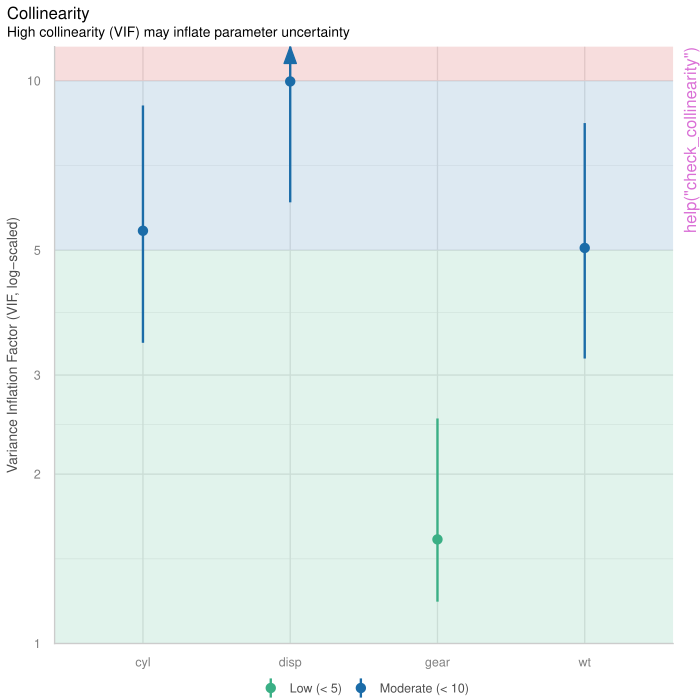

Generate this figure with R:
pkgname <- "performance"
source(file.path(R.home("share"), "R", "examples-header.R"))
options(warn = 1)
options(pager = "console")
library('performance')

base::assign(".oldSearch", base::search(), pos = 'CheckExEnv')
base::assign(".old_wd", base::getwd(), pos = 'CheckExEnv')
cleanEx()
nameEx("binned_residuals")
### * binned_residuals

flush(stderr()); flush(stdout())

### Name: binned_residuals
### Title: Binned residuals for binomial logistic regression
### Aliases: binned_residuals

### ** Examples

model <- glm(vs ~ wt + mpg, data = mtcars, family = "binomial")
result <- binned_residuals(model)
result

# look at the data frame
as.data.frame(result)

## Don't show: 
if (insight::check_if_installed("see", minimum_version = "0.9.1", quietly = TRUE)) withAutoprint({ # examplesIf
## End(Don't show)
## Don't show: 
}) # examplesIf
## End(Don't show)



cleanEx()
nameEx("check_autocorrelation")
### * check_autocorrelation

flush(stderr()); flush(stdout())

### Name: check_autocorrelation
### Title: Check model for independence of residuals.
### Aliases: check_autocorrelation check_autocorrelation.default
###   check_autocorrelation.performance_simres

### ** Examples

m <- lm(mpg ~ wt + cyl + gear + disp, data = mtcars)
check_autocorrelation(m)



cleanEx()
nameEx("check_clusterstructure")
### * check_clusterstructure

flush(stderr()); flush(stdout())

### Name: check_clusterstructure
### Title: Check suitability of data for clustering
### Aliases: check_clusterstructure

### ** Examples




cleanEx()
nameEx("check_collinearity")
### * check_collinearity

flush(stderr()); flush(stdout())

### Name: check_collinearity
### Title: Check for multicollinearity of model terms
### Aliases: check_collinearity multicollinearity
###   check_collinearity.default check_collinearity.glmmTMB
###   check_concurvity

### ** Examples

m <- lm(mpg ~ wt + cyl + gear + disp, data = mtcars)
check_collinearity(m)

## Don't show: 
if (insight::check_if_installed("see", minimum_version = "0.9.1", quietly = TRUE)) withAutoprint({ # examplesIf
## End(Don't show)
# plot results
x <- check_collinearity(m)
plot(x)
## Don't show: 
}) # examplesIf
## End(Don't show)



cleanEx()
nameEx("check_convergence")
### * check_convergence

flush(stderr()); flush(stdout())

### Name: check_convergence
### Title: Convergence test for mixed effects models
### Aliases: check_convergence

### ** Examples

## Don't show: 
if (require("lme4") && require("glmmTMB")) withAutoprint({ # examplesIf
## End(Don't show)
data(cbpp, package = "lme4")
set.seed(1)
cbpp$x <- rnorm(nrow(cbpp))
cbpp$x2 <- runif(nrow(cbpp))

model <- lme4::glmer(
  cbind(incidence, size - incidence) ~ period + x + x2 + (1 + x | herd),
  data = cbpp,
  family = binomial()
)

check_convergence(model)

## Don't show: 
}) # examplesIf
## End(Don't show)



cleanEx()
nameEx("check_dag")
### * check_dag

flush(stderr()); flush(stdout())

### Name: check_dag
### Title: Check correct model adjustment for identifying causal effects
### Aliases: check_dag as.dag

### ** Examples

## Don't show: 
if (all(insight::check_if_installed(c("ggdag", "dagitty", "see"), quietly = TRUE))) withAutoprint({ # examplesIf
## End(Don't show)
# no adjustment needed
check_dag(
  y ~ x + b,
  outcome = "y",
  exposure = "x"
)

# incorrect adjustment
dag <- check_dag(
  y ~ x + b + c,
  x ~ b,
  outcome = "y",
  exposure = "x"
)
dag
plot(dag)

# After adjusting for `b`, the model is correctly specified
dag <- check_dag(
  y ~ x + b + c,
  x ~ b,
  outcome = "y",
  exposure = "x",
  adjusted = "b"
)
dag

# using formula interface for arguments "outcome", "exposure" and "adjusted"
check_dag(
  y ~ x + b + c,
  x ~ b,
  outcome = ~y,
  exposure = ~x,
  adjusted = ~ b + c
)

# if not provided, "outcome" is taken from first formula, same for "exposure"
# thus, we can simplify the above expression to
check_dag(
  y ~ x + b + c,
  x ~ b,
  adjusted = ~ b + c
)

# use specific layout for the DAG
dag <- check_dag(
  score ~ exp + b + c,
  exp ~ b,
  outcome = "score",
  exposure = "exp",
  coords = list(
    # x-coordinates for all nodes
    x = c(score = 5, exp = 4, b = 3, c = 3),
    # y-coordinates for all nodes
    y = c(score = 3, exp = 3, b = 2, c = 4)
  )
)
plot(dag)

# alternative way of providing the coordinates
dag <- check_dag(
  score ~ exp + b + c,
  exp ~ b,
  outcome = "score",
  exposure = "exp",
  coords = list(
    # x/y coordinates for each node
    score = c(5, 3),
    exp = c(4, 3),
    b = c(3, 2),
    c = c(3, 4)
  )
)
plot(dag)

# Objects returned by `check_dag()` can be used with "ggdag" or "dagitty"
ggdag::ggdag_status(dag)

# Using a model object to extract information about outcome,
# exposure and adjusted variables
data(mtcars)
m <- lm(mpg ~ wt + gear + disp + cyl, data = mtcars)
dag <- check_dag(
  m,
  wt ~ disp + cyl,
  wt ~ am
)
dag
plot(dag)
## Don't show: 
}) # examplesIf
## End(Don't show)



cleanEx()
nameEx("check_distribution")
### * check_distribution

flush(stderr()); flush(stdout())

### Name: check_distribution
### Title: Classify the distribution of a model-family using machine
###   learning
### Aliases: check_distribution

### ** Examples

## Don't show: 
if (all(insight::check_if_installed(c("lme4", "parameters", "randomForest"), quietly = TRUE))) withAutoprint({ # examplesIf
## End(Don't show)
data(sleepstudy, package = "lme4")
model <<- lme4::lmer(Reaction ~ Days + (Days | Subject), sleepstudy)
check_distribution(model)
## Don't show: 
}) # examplesIf
## End(Don't show)
## Don't show: 
if (all(insight::check_if_installed(c("see", "patchwork", "randomForest"), quietly = TRUE))) withAutoprint({ # examplesIf
## End(Don't show)
plot(check_distribution(model))
## Don't show: 
}) # examplesIf
## End(Don't show)



cleanEx()
nameEx("check_factorstructure")
### * check_factorstructure

flush(stderr()); flush(stdout())

### Name: check_factorstructure
### Title: Check suitability of data for Factor Analysis (FA) with
###   Bartlett's Test of Sphericity and KMO
### Aliases: check_factorstructure check_kmo check_sphericity_bartlett

### ** Examples

library(performance)

check_factorstructure(mtcars)

# One can also pass a correlation matrix
r <- cor(mtcars)
check_factorstructure(r, n = nrow(mtcars))




cleanEx()
nameEx("check_group_variation")
### * check_group_variation

flush(stderr()); flush(stdout())

### Name: check_group_variation
### Title: Check variables for within- and/or between-group variation
### Aliases: check_group_variation check_group_variation.default
###   check_group_variation.data.frame summary.check_group_variation

### ** Examples

data(npk)
check_group_variation(npk, by = "block")

data(iris)
check_group_variation(iris, by = "Species")

data(ChickWeight)
check_group_variation(ChickWeight, by = "Chick")

# A subset of mlmRev::egsingle
egsingle <- data.frame(
  schoolid = factor(rep(c("2020", "2820"), times = c(18, 6))),
  lowinc = rep(c(TRUE, FALSE), times = c(18, 6)),
  childid = factor(rep(
    c("288643371", "292020281", "292020361", "295341521"),
    each = 6
  )),
  female = rep(c(TRUE, FALSE), each = 12),
  year = rep(1:6, times = 4),
  math = c(
    -3.068, -1.13, -0.921, 0.463, 0.021, 2.035,
    -2.732, -2.097, -0.988, 0.227, 0.403, 1.623,
    -2.732, -1.898, -0.921, 0.587, 1.578, 2.3,
    -2.288, -2.162, -1.631, -1.555, -0.725, 0.097
  )
)

result <- check_group_variation(
  egsingle,
  by = c("schoolid", "childid"),
  include_by = TRUE
)
result

summary(result)

## Don't show: 
if (insight::check_if_installed("lme4", quietly = TRUE)) withAutoprint({ # examplesIf
## End(Don't show)

data(sleepstudy, package = "lme4")
check_group_variation(sleepstudy, select = "Days", by = "Subject")

# Or
mod <- lme4::lmer(Reaction ~ Days + (Days | Subject), data = sleepstudy)
result <- check_group_variation(mod)
result

summary(result)
## Don't show: 
}) # examplesIf
## End(Don't show)



cleanEx()
nameEx("check_heterogeneity_bias")
### * check_heterogeneity_bias

flush(stderr()); flush(stdout())

### Name: check_heterogeneity_bias
### Title: Check model predictor for heterogeneity bias _(Deprecated)_
### Aliases: check_heterogeneity_bias

### ** Examples

data(iris)
iris$ID <- sample(1:4, nrow(iris), replace = TRUE) # fake-ID
check_heterogeneity_bias(iris, select = c("Sepal.Length", "Petal.Length"), by = "ID")



cleanEx()
nameEx("check_heteroscedasticity")
### * check_heteroscedasticity

flush(stderr()); flush(stdout())

### Name: check_heteroscedasticity
### Title: Check model for (non-)constant error variance
### Aliases: check_heteroscedasticity check_heteroskedasticity

### ** Examples

m <<- lm(mpg ~ wt + cyl + gear + disp, data = mtcars)
check_heteroscedasticity(m)

# plot results
## Don't show: 
if (insight::check_if_installed("see", minimum_version = "0.9.1", quietly = TRUE)) withAutoprint({ # examplesIf
## End(Don't show)
x <- check_heteroscedasticity(m)
plot(x)
## Don't show: 
}) # examplesIf
## End(Don't show)



cleanEx()
nameEx("check_homogeneity")
### * check_homogeneity

flush(stderr()); flush(stdout())

### Name: check_homogeneity
### Title: Check model for homogeneity of variances
### Aliases: check_homogeneity check_homogeneity.afex_aov

### ** Examples

model <<- lm(len ~ supp + dose, data = ToothGrowth)
check_homogeneity(model)

# plot results
## Don't show: 
if (insight::check_if_installed("see", minimum_version = "0.9.1", quietly = TRUE)) withAutoprint({ # examplesIf
## End(Don't show)
result <- check_homogeneity(model)
plot(result)
## Don't show: 
}) # examplesIf
## End(Don't show)



cleanEx()
nameEx("check_itemscale")
### * check_itemscale

flush(stderr()); flush(stdout())

### Name: check_itemscale
### Title: Describe Properties of Item Scales
### Aliases: check_itemscale

### ** Examples

## Don't show: 
if (require("parameters") && require("psych")) withAutoprint({ # examplesIf
## End(Don't show)
# data generation from '?prcomp', slightly modified
C <- chol(S <- toeplitz(0.9^(0:15)))
set.seed(17)
X <- matrix(rnorm(1600), 100, 16)
Z <- X %*% C

pca <- parameters::principal_components(
  as.data.frame(Z),
  rotation = "varimax",
  n = 3
)
pca
check_itemscale(pca)

# as data frame
check_itemscale(
  as.data.frame(Z),
  factor_index = parameters::closest_component(pca)
)
## Don't show: 
}) # examplesIf
## End(Don't show)



cleanEx()
nameEx("check_model")
### * check_model

flush(stderr()); flush(stdout())

### Name: check_model
### Title: Visual check of model assumptions
### Aliases: check_model check_model.default

### ** Examples

## Don't show: 
if (require("lme4")) withAutoprint({ # examplesIf
## End(Don't show)
## Don't show: 
}) # examplesIf
## End(Don't show)



cleanEx()
nameEx("check_multimodal")
### * check_multimodal

flush(stderr()); flush(stdout())

### Name: check_multimodal
### Title: Check if a distribution is unimodal or multimodal
### Aliases: check_multimodal

### ** Examples

## Don't show: 
if (require("multimode") && require("mclust")) withAutoprint({ # examplesIf
## End(Don't show)
## Don't show: 
}) # examplesIf
## End(Don't show)



cleanEx()
nameEx("check_normality")
### * check_normality

flush(stderr()); flush(stdout())

### Name: check_normality
### Title: Check model for (non-)normality of residuals.
### Aliases: check_normality check_normality.merMod

### ** Examples

## Don't show: 
if (insight::check_if_installed("see", minimum_version = "0.9.1", quietly = TRUE)) withAutoprint({ # examplesIf
## End(Don't show)
m <<- lm(mpg ~ wt + cyl + gear + disp, data = mtcars)
check_normality(m)

# plot results
x <- check_normality(m)
plot(x)

## Don't show: 
}) # examplesIf
## End(Don't show)



cleanEx()
nameEx("check_outliers")
### * check_outliers

flush(stderr()); flush(stdout())

### Name: check_outliers
### Title: Outliers detection (check for influential observations)
### Aliases: check_outliers check_outliers.default check_outliers.numeric
###   check_outliers.data.frame check_outliers.performance_simres

### ** Examples

data <- mtcars # Size nrow(data) = 32

# For single variables ------------------------------------------------------
# Find all observations beyond +/- 2 SD
outliers_list <- check_outliers(data$mpg, method = "zscore", threshold = 2)
outliers_list # Show the row index of the outliers
as.numeric(outliers_list) # The object is a binary vector...
filtered_data <- data[!outliers_list, ] # And can be used to filter a data frame
nrow(filtered_data) # New size, 30 (2 outliers removed)


# For dataframes ------------------------------------------------------
check_outliers(data, threshold = 2) # It works the same way on data frames

# You can also use multiple methods at once
outliers_list <- check_outliers(data, method = c(
  "mahalanobis",
  "iqr",
  "zscore"
))
outliers_list

# Using `as.data.frame()`, we can access more details!
outliers_info <- as.data.frame(outliers_list)
head(outliers_info)
outliers_info$Outlier # Including the probability of being an outlier

# And we can be more stringent in our outliers removal process
filtered_data <- data[outliers_info$Outlier < 0.1, ]

# We can run the function stratified by groups using `{datawizard}` package:
group_iris <- datawizard::data_group(iris, "Species")
check_outliers(group_iris)
# nolint start
## Don't show: 
if (all(insight::check_if_installed(c("bigutilsr", "MASS", "ICSOutlier", "ICS", "dbscan", "loo", "see"), quietly = TRUE))) withAutoprint({ # examplesIf
## End(Don't show)
# nolint end
## Don't show: 
}) # examplesIf
## End(Don't show)



cleanEx()
nameEx("check_overdispersion")
### * check_overdispersion

flush(stderr()); flush(stdout())

### Name: check_overdispersion
### Title: Check overdispersion (and underdispersion) of GL(M)M's
### Aliases: check_overdispersion check_overdispersion.performance_simres

### ** Examples

## Don't show: 
if (getRversion() >= "4.0.0" && require("glmmTMB")) withAutoprint({ # examplesIf
## End(Don't show)
data(Salamanders, package = "glmmTMB")
m <- glm(count ~ spp + mined, family = poisson, data = Salamanders)
check_overdispersion(m)
## Don't show: 
}) # examplesIf
## End(Don't show)



cleanEx()
nameEx("check_predictions")
### * check_predictions

flush(stderr()); flush(stdout())

### Name: check_predictions
### Title: Posterior predictive checks
### Aliases: check_predictions check_predictions.default

### ** Examples

## Don't show: 
if (insight::check_if_installed("see", minimum_version = "0.9.1", quietly = TRUE)) withAutoprint({ # examplesIf
## End(Don't show)
# linear model
model <- lm(mpg ~ disp, data = mtcars)
check_predictions(model)

# discrete/integer outcome
set.seed(99)
d <- iris
d$skewed <- rpois(150, 1)
model <- glm(
  skewed ~ Species + Petal.Length + Petal.Width,
  family = poisson(),
  data = d
)
check_predictions(model, type = "discrete_both")
## Don't show: 
}) # examplesIf
## End(Don't show)



cleanEx()
nameEx("check_residuals")
### * check_residuals

flush(stderr()); flush(stdout())

### Name: check_residuals
### Title: Check distribution of simulated quantile residuals
### Aliases: check_residuals check_residuals.default

### ** Examples

## Don't show: 
if (require("DHARMa")) withAutoprint({ # examplesIf
## End(Don't show)
dat <- DHARMa::createData(sampleSize = 100, overdispersion = 0.5, family = poisson())
m <- glm(observedResponse ~ Environment1, family = poisson(), data = dat)
res <- simulate_residuals(m)
check_residuals(res)
## Don't show: 
}) # examplesIf
## End(Don't show)



cleanEx()
nameEx("check_singularity")
### * check_singularity

flush(stderr()); flush(stdout())

### Name: check_singularity
### Title: Check mixed models for boundary fits
### Aliases: check_singularity check_singularity.glmmTMB

### ** Examples

## Don't show: 
if (require("lme4") && require("glmmTMB")) withAutoprint({ # examplesIf
## End(Don't show)
data(sleepstudy, package = "lme4")
set.seed(123)
sleepstudy$mygrp <- sample(1:5, size = 180, replace = TRUE)
sleepstudy$mysubgrp <- NA
for (i in 1:5) {
  filter_group <- sleepstudy$mygrp == i
  sleepstudy$mysubgrp[filter_group] <-
    sample(1:30, size = sum(filter_group), replace = TRUE)
}

model <- lme4::lmer(
  Reaction ~ Days + (1 | mygrp / mysubgrp) + (1 | Subject),
  data = sleepstudy
)
# any singular fits?
check_singularity(model)
# singular fit for which particular random effects terms?
check_singularity(model, check = "terms")

## Not run: 
##D # Fixing singularity issues using priors in glmmTMB
##D # Example taken from `vignette("priors", package = "glmmTMB")`
##D dat <- readRDS(system.file(
##D   "vignette_data",
##D   "gophertortoise.rds",
##D   package = "glmmTMB"
##D ))
##D model <- glmmTMB::glmmTMB(
##D   shells ~ prev + offset(log(Area)) + factor(year) + (1 | Site),
##D   family = poisson,
##D   data = dat
##D )
##D # singular fit
##D check_singularity(model)
##D 
##D # impose Gamma prior on random effects parameters
##D prior <- data.frame(
##D   prior = "gamma(1, 2.5)", # mean can be 1, but even 1e8
##D   class = "ranef" # for random effects
##D )
##D model_with_priors <- update(model, priors = prior)
##D # no singular fit
##D check_singularity(model_with_priors)
## End(Not run)
## Don't show: 
}) # examplesIf
## End(Don't show)



cleanEx()
nameEx("check_sphericity")
### * check_sphericity

flush(stderr()); flush(stdout())

### Name: check_sphericity
### Title: Check model for violation of sphericity
### Aliases: check_sphericity

### ** Examples

## Don't show: 
if (require("car") && require("carData")) withAutoprint({ # examplesIf
## End(Don't show)
data(Soils, package = "carData")
soils.mod <- lm(
  cbind(pH, N, Dens, P, Ca, Mg, K, Na, Conduc) ~ Block + Contour * Depth,
  data = Soils
)

check_sphericity(Manova(soils.mod))
## Don't show: 
}) # examplesIf
## End(Don't show)



cleanEx()
nameEx("check_symmetry")
### * check_symmetry

flush(stderr()); flush(stdout())

### Name: check_symmetry
### Title: Check distribution symmetry
### Aliases: check_symmetry

### ** Examples

V <- suppressWarnings(wilcox.test(mtcars$mpg))
check_symmetry(V)




cleanEx()
nameEx("check_zeroinflation")
### * check_zeroinflation

flush(stderr()); flush(stdout())

### Name: check_zeroinflation
### Title: Check for zero-inflation in count models
### Aliases: check_zeroinflation check_zeroinflation.default
###   check_zeroinflation.performance_simres

### ** Examples

## Don't show: 
if (require("glmmTMB") && require("DHARMa")) withAutoprint({ # examplesIf
## End(Don't show)
data(Salamanders, package = "glmmTMB")
m <- glm(count ~ spp + mined, family = poisson, data = Salamanders)
check_zeroinflation(m)

# for models with zero-inflation component, it's better to carry out
# the check for zero-inflation using simulated residuals
m <- glmmTMB::glmmTMB(
  count ~ spp + mined,
  ziformula = ~ mined + spp,
  family = poisson,
  data = Salamanders
)
res <- simulate_residuals(m)
check_zeroinflation(res)
## Don't show: 
}) # examplesIf
## End(Don't show)



cleanEx()
nameEx("compare_performance")
### * compare_performance

flush(stderr()); flush(stdout())

### Name: compare_performance
### Title: Compare performance of different models
### Aliases: compare_performance

### ** Examples

## Don't show: 
if (require("lme4")) withAutoprint({ # examplesIf
## End(Don't show)
data(iris)
lm1 <- lm(Sepal.Length ~ Species, data = iris)
lm2 <- lm(Sepal.Length ~ Species + Petal.Length, data = iris)
lm3 <- lm(Sepal.Length ~ Species * Petal.Length, data = iris)
compare_performance(lm1, lm2, lm3)
compare_performance(lm1, lm2, lm3, rank = TRUE)

m1 <- lm(mpg ~ wt + cyl, data = mtcars)
m2 <- glm(vs ~ wt + mpg, data = mtcars, family = "binomial")
m3 <- lme4::lmer(Petal.Length ~ Sepal.Length + (1 | Species), data = iris)
compare_performance(m1, m2, m3)
## Don't show: 
}) # examplesIf
## End(Don't show)



cleanEx()
nameEx("cronbachs_alpha")
### * cronbachs_alpha

flush(stderr()); flush(stdout())

### Name: cronbachs_alpha
### Title: Cronbach's Alpha for Items or Scales
### Aliases: cronbachs_alpha item_alpha cronbachs_alpha.data.frame

### ** Examples

data(mtcars)
x <- mtcars[, c("cyl", "gear", "carb", "hp")]
cronbachs_alpha(x)



cleanEx()
nameEx("display.performance_model")
### * display.performance_model

flush(stderr()); flush(stdout())

### Name: display.performance_model
### Title: Print tables in different output formats
### Aliases: display.performance_model print.performance_model
###   print_md.performance_model print_md.compare_performance

### ** Examples

model <- lm(mpg ~ wt + cyl, data = mtcars)
mp <- model_performance(model)
display(mp)
display(mp, digits = 3, ic_digits = 4)



cleanEx()
nameEx("icc")
### * icc

flush(stderr()); flush(stdout())

### Name: icc
### Title: Intraclass Correlation Coefficient (ICC)
### Aliases: icc variance_decomposition

### ** Examples

## Don't show: 
if (require("lme4")) withAutoprint({ # examplesIf
## End(Don't show)
model <- lme4::lmer(Sepal.Length ~ Petal.Length + (1 | Species), data = iris)
icc(model)

# ICC for specific group-levels
data(sleepstudy, package = "lme4")
set.seed(12345)
sleepstudy$grp <- sample(1:5, size = 180, replace = TRUE)
sleepstudy$subgrp <- NA
for (i in 1:5) {
  filter_group <- sleepstudy$grp == i
  sleepstudy$subgrp[filter_group] <-
    sample(1:30, size = sum(filter_group), replace = TRUE)
}
model <- lme4::lmer(
  Reaction ~ Days + (1 | grp / subgrp) + (1 | Subject),
  data = sleepstudy
)
icc(model, by_group = TRUE)
## Don't show: 
}) # examplesIf
## End(Don't show)



cleanEx()
nameEx("item_difficulty")
### * item_difficulty

flush(stderr()); flush(stdout())

### Name: item_difficulty
### Title: Difficulty of Questionnaire Items
### Aliases: item_difficulty

### ** Examples

data(mtcars)
x <- mtcars[, c("cyl", "gear", "carb", "hp")]
item_difficulty(x)



cleanEx()
nameEx("item_discrimination")
### * item_discrimination

flush(stderr()); flush(stdout())

### Name: item_discrimination
### Title: Discrimination and Item-Total Correlation of Questionnaire Items
### Aliases: item_discrimination item_totalcor

### ** Examples

data(mtcars)
x <- mtcars[, c("cyl", "gear", "carb", "hp")]
item_discrimination(x)
item_totalcor(x)



cleanEx()
nameEx("item_intercor")
### * item_intercor

flush(stderr()); flush(stdout())

### Name: item_intercor
### Title: Mean Inter-Item-Correlation
### Aliases: item_intercor

### ** Examples

data(mtcars)
x <- mtcars[, c("cyl", "gear", "carb", "hp")]
item_intercor(x)



cleanEx()
nameEx("item_omega")
### * item_omega

flush(stderr()); flush(stdout())

### Name: item_omega
### Title: McDonald's Omega for Items or Scales
### Aliases: item_omega item_omega.data.frame item_omega.matrix

### ** Examples

## Don't show: 
if (insight::check_if_installed("parameters", quietly = TRUE)) withAutoprint({ # examplesIf
## End(Don't show)
data(mtcars)
x <- mtcars[1:7]
result <- item_omega(x, n = 2)

result

as.numeric(result)

summary(result)

parameters::model_parameters(result)
## Don't show: 
}) # examplesIf
## End(Don't show)



cleanEx()
nameEx("item_reliability")
### * item_reliability

flush(stderr()); flush(stdout())

### Name: item_reliability
### Title: Reliability Test for Items or Scales
### Aliases: item_reliability

### ** Examples

data(mtcars)
x <- mtcars[, c("cyl", "gear", "carb", "hp")]
item_reliability(x)



cleanEx()
nameEx("item_split_half")
### * item_split_half

flush(stderr()); flush(stdout())

### Name: item_split_half
### Title: Split-Half Reliability
### Aliases: item_split_half

### ** Examples

data(mtcars)
x <- mtcars[, c("cyl", "gear", "carb", "hp")]
item_split_half(x)



cleanEx()
nameEx("looic")
### * looic

flush(stderr()); flush(stdout())

### Name: looic
### Title: LOO-related Indices for Bayesian regressions.
### Aliases: looic

### ** Examples

## Don't show: 
if (require("rstanarm")) withAutoprint({ # examplesIf
## End(Don't show)
## Don't show: 
}) # examplesIf
## End(Don't show)



cleanEx()
nameEx("model_performance")
### * model_performance

flush(stderr()); flush(stdout())

### Name: model_performance
### Title: Model Performance
### Aliases: model_performance performance

### ** Examples

model <- lm(mpg ~ wt + cyl, data = mtcars)
model_performance(model)

model <- glm(vs ~ wt + mpg, data = mtcars, family = "binomial")
model_performance(model)



cleanEx()
nameEx("model_performance.fa")
### * model_performance.fa

flush(stderr()); flush(stdout())

### Name: model_performance.fa
### Title: Performance of FA / PCA models
### Aliases: model_performance.fa

### ** Examples

## Don't show: 
if (all(insight::check_if_installed(c("psych", "GPArotation", "psychTools"), quietly = TRUE))) withAutoprint({ # examplesIf
## End(Don't show)
out <- psych::fa(psychTools::bfi[, 1:25], 5)
model_performance(out)

out <- item_omega(mtcars, n = 3)
model_performance(out)
## Don't show: 
}) # examplesIf
## End(Don't show)



cleanEx()
nameEx("model_performance.kmeans")
### * model_performance.kmeans

flush(stderr()); flush(stdout())

### Name: model_performance.kmeans
### Title: Model summary for k-means clustering
### Aliases: model_performance.kmeans

### ** Examples

# a 2-dimensional example
x <- rbind(
  matrix(rnorm(100, sd = 0.3), ncol = 2),
  matrix(rnorm(100, mean = 1, sd = 0.3), ncol = 2)
)
colnames(x) <- c("x", "y")
model <- kmeans(x, 2)
model_performance(model)



cleanEx()
nameEx("model_performance.lavaan")
### * model_performance.lavaan

flush(stderr()); flush(stdout())

### Name: model_performance.lavaan
### Title: Performance of lavaan SEM / CFA Models
### Aliases: model_performance.lavaan

### ** Examples

## Don't show: 
if (require("lavaan")) withAutoprint({ # examplesIf
## End(Don't show)
# Confirmatory Factor Analysis (CFA) ---------
data(HolzingerSwineford1939, package = "lavaan")
structure <- " visual  =~ x1 + x2 + x3
               textual =~ x4 + x5 + x6
               speed   =~ x7 + x8 + x9 "
model <- lavaan::cfa(structure, data = HolzingerSwineford1939)
model_performance(model)
## Don't show: 
}) # examplesIf
## End(Don't show)



cleanEx()
nameEx("model_performance.lm")
### * model_performance.lm

flush(stderr()); flush(stdout())

### Name: model_performance.lm
### Title: Performance of Regression Models
### Aliases: model_performance.lm

### ** Examples

model <- lm(mpg ~ wt + cyl, data = mtcars)
model_performance(model)

model <- glm(vs ~ wt + mpg, data = mtcars, family = "binomial")
model_performance(model)



cleanEx()
nameEx("model_performance.merMod")
### * model_performance.merMod

flush(stderr()); flush(stdout())

### Name: model_performance.merMod
### Title: Performance of Mixed Models
### Aliases: model_performance.merMod

### ** Examples

## Don't show: 
if (require("lme4")) withAutoprint({ # examplesIf
## End(Don't show)
model <- lme4::lmer(Petal.Length ~ Sepal.Length + (1 | Species), data = iris)
model_performance(model)
## Don't show: 
}) # examplesIf
## End(Don't show)



cleanEx()
nameEx("model_performance.rma")
### * model_performance.rma

flush(stderr()); flush(stdout())

### Name: model_performance.rma
### Title: Performance of Meta-Analysis Models
### Aliases: model_performance.rma

### ** Examples

## Don't show: 
if (require("metafor") && require("metadat")) withAutoprint({ # examplesIf
## End(Don't show)
data(dat.bcg, package = "metadat")
dat <- metafor::escalc(
  measure = "RR",
  ai = tpos,
  bi = tneg,
  ci = cpos,
  di = cneg,
  data = dat.bcg
)
model <- metafor::rma(yi, vi, data = dat, method = "REML")
model_performance(model)
## Don't show: 
}) # examplesIf
## End(Don't show)



cleanEx()
nameEx("model_performance.stanreg")
### * model_performance.stanreg

flush(stderr()); flush(stdout())

### Name: model_performance.stanreg
### Title: Performance of Bayesian Models
### Aliases: model_performance.stanreg model_performance.BFBayesFactor

### ** Examples

## Don't show: 
if (require("rstanarm") && require("rstantools")) withAutoprint({ # examplesIf
## End(Don't show)
## Don't show: 
}) # examplesIf
## End(Don't show)



cleanEx()
nameEx("performance_accuracy")
### * performance_accuracy

flush(stderr()); flush(stdout())

### Name: performance_accuracy
### Title: Accuracy of predictions from model fit
### Aliases: performance_accuracy

### ** Examples

model <- lm(mpg ~ wt + cyl, data = mtcars)
performance_accuracy(model)

model <- glm(vs ~ wt + mpg, data = mtcars, family = "binomial")
performance_accuracy(model)



cleanEx()
nameEx("performance_aicc")
### * performance_aicc

flush(stderr()); flush(stdout())

### Name: performance_aicc
### Title: Compute the AIC or second-order AIC
### Aliases: performance_aicc performance_aic performance_aic.default
###   performance_aic.lmerMod

### ** Examples

m <- lm(mpg ~ wt + cyl + gear + disp, data = mtcars)
AIC(m)
performance_aicc(m)

# correct AIC for models with transformed response variable
data("mtcars")
mtcars$mpg <- floor(mtcars$mpg)
model <- lm(log(mpg) ~ factor(cyl), mtcars)

# wrong AIC, not corrected for log-transformation
AIC(model)

# performance_aic() correctly detects transformed response and
# returns corrected AIC
performance_aic(model)

## Not run: 
##D # there are a few exceptions where the corrected log-likelihood values
##D # cannot be returned. The following exampe gives a warning.
##D model <- lm(1 / mpg ~ factor(cyl), mtcars)
##D performance_aic(model)
## End(Not run)



cleanEx()
nameEx("performance_cv")
### * performance_cv

flush(stderr()); flush(stdout())

### Name: performance_cv
### Title: Cross-validated model performance
### Aliases: performance_cv

### ** Examples

model <- lm(mpg ~ wt + cyl, data = mtcars)
performance_cv(model)




cleanEx()
nameEx("performance_hosmer")
### * performance_hosmer

flush(stderr()); flush(stdout())

### Name: performance_hosmer
### Title: Hosmer-Lemeshow goodness-of-fit test
### Aliases: performance_hosmer

### ** Examples

model <- glm(vs ~ wt + mpg, data = mtcars, family = "binomial")
performance_hosmer(model)



cleanEx()
nameEx("performance_logloss")
### * performance_logloss

flush(stderr()); flush(stdout())

### Name: performance_logloss
### Title: Log Loss
### Aliases: performance_logloss

### ** Examples

data(mtcars)
m <- glm(formula = vs ~ hp + wt, family = binomial, data = mtcars)
performance_logloss(m)



cleanEx()
nameEx("performance_mae")
### * performance_mae

flush(stderr()); flush(stdout())

### Name: performance_mae
### Title: Mean Absolute Error of Models
### Aliases: performance_mae mae

### ** Examples

data(mtcars)
m <- lm(mpg ~ hp + gear, data = mtcars)
performance_mae(m)



cleanEx()
nameEx("performance_mse")
### * performance_mse

flush(stderr()); flush(stdout())

### Name: performance_mse
### Title: Mean Square Error of Linear Models
### Aliases: performance_mse mse

### ** Examples

data(mtcars)
m <- lm(mpg ~ hp + gear, data = mtcars)
performance_mse(m)



cleanEx()
nameEx("performance_pcp")
### * performance_pcp

flush(stderr()); flush(stdout())

### Name: performance_pcp
### Title: Percentage of Correct Predictions
### Aliases: performance_pcp

### ** Examples

data(mtcars)
m <- glm(formula = vs ~ hp + wt, family = binomial, data = mtcars)
performance_pcp(m)
performance_pcp(m, method = "Gelman-Hill")



cleanEx()
nameEx("performance_reliability")
### * performance_reliability

flush(stderr()); flush(stdout())

### Name: performance_reliability
### Title: Random Effects Reliability
### Aliases: performance_reliability performance_dvour

### ** Examples

## Don't show: 
if (all(insight::check_if_installed(c("lme4", "glmmTMB"), quietly = TRUE))) withAutoprint({ # examplesIf
## End(Don't show)
url <- "https://raw.githubusercontent.com/easystats/circus/refs/heads/main/data/illusiongame.csv"
df <- read.csv(url)

m <- lme4::lmer(RT ~ (1 | Participant), data = df)
performance_reliability(m)
performance_dvour(m)

m <- glmmTMB::glmmTMB(RT ~ (1 | Participant), data = df)
performance_reliability(m)
performance_dvour(m)

m <- lme4::lmer(RT ~ (1 | Participant) + (1 | Trial), data = df)
performance_reliability(m)
performance_dvour(m)

m <- glmmTMB::glmmTMB(RT ~ (1 | Participant) + (1 | Trial), data = df)
performance_reliability(m)
performance_dvour(m)

## Don't show: 
}) # examplesIf
## End(Don't show)



cleanEx()
nameEx("performance_rmse")
### * performance_rmse

flush(stderr()); flush(stdout())

### Name: performance_rmse
### Title: Root Mean Squared Error
### Aliases: performance_rmse rmse

### ** Examples

## Don't show: 
if (require("nlme")) withAutoprint({ # examplesIf
## End(Don't show)
data(Orthodont, package = "nlme")
m <- nlme::lme(distance ~ age, data = Orthodont)

# RMSE
performance_rmse(m, normalized = FALSE)

# normalized RMSE
performance_rmse(m, normalized = TRUE)
## Don't show: 
}) # examplesIf
## End(Don't show)



cleanEx()
nameEx("performance_roc")
### * performance_roc

flush(stderr()); flush(stdout())

### Name: performance_roc
### Title: Simple ROC curve
### Aliases: performance_roc

### ** Examples

library(bayestestR)
data(iris)

set.seed(123)
iris$y <- rbinom(nrow(iris), size = 1, .3)
folds <- sample(nrow(iris), size = nrow(iris) / 8, replace = FALSE)
test_data <- iris[folds, ]
train_data <- iris[-folds, ]

model <- glm(y ~ Sepal.Length + Sepal.Width, data = train_data, family = "binomial")
as.data.frame(performance_roc(model, new_data = test_data))
as.numeric(performance_roc(model))

roc <- performance_roc(model, new_data = test_data)
area_under_curve(roc$Specificity, roc$Sensitivity)

if (interactive()) {
  m1 <- glm(y ~ Sepal.Length + Sepal.Width, data = iris, family = "binomial")
  m2 <- glm(y ~ Sepal.Length + Petal.Width, data = iris, family = "binomial")
  m3 <- glm(y ~ Sepal.Length + Species, data = iris, family = "binomial")
  performance_roc(m1, m2, m3)

  # if you have `see` package installed, you can also plot comparison of
  # ROC curves for different models
  if (require("see")) plot(performance_roc(m1, m2, m3))
}



cleanEx()
nameEx("performance_rse")
### * performance_rse

flush(stderr()); flush(stdout())

### Name: performance_rse
### Title: Residual Standard Error for Linear Models
### Aliases: performance_rse

### ** Examples

data(mtcars)
m <- lm(mpg ~ hp + gear, data = mtcars)
performance_rse(m)



cleanEx()
nameEx("performance_score")
### * performance_score

flush(stderr()); flush(stdout())

### Name: performance_score
### Title: Proper Scoring Rules
### Aliases: performance_score

### ** Examples

## Don't show: 
if (require("glmmTMB")) withAutoprint({ # examplesIf
## End(Don't show)
## Dobson (1990) Page 93: Randomized Controlled Trial :
counts <- c(18, 17, 15, 20, 10, 20, 25, 13, 12)
outcome <- gl(3, 1, 9)
treatment <- gl(3, 3)
model <- glm(counts ~ outcome + treatment, family = poisson())

performance_score(model)
## Don't show: 
}) # examplesIf
## End(Don't show)



cleanEx()
nameEx("r2")
### * r2

flush(stderr()); flush(stdout())

### Name: r2
### Title: Compute the model's R2
### Aliases: r2 r2.default r2.mlm r2.merMod

### ** Examples

## Don't show: 
if (require("lme4")) withAutoprint({ # examplesIf
## End(Don't show)
# Pseudo r-quared for GLM
model <- glm(vs ~ wt + mpg, data = mtcars, family = "binomial")
r2(model)

# r-squared including confidence intervals
model <- lm(mpg ~ wt + hp, data = mtcars)
r2(model, ci = 0.95)

model <- lme4::lmer(Sepal.Length ~ Petal.Length + (1 | Species), data = iris)
r2(model)
## Don't show: 
}) # examplesIf
## End(Don't show)



cleanEx()
nameEx("r2_bayes")
### * r2_bayes

flush(stderr()); flush(stdout())

### Name: r2_bayes
### Title: Bayesian R2
### Aliases: r2_bayes r2_posterior r2_posterior.brmsfit
###   r2_posterior.stanreg r2_posterior.BFBayesFactor

### ** Examples

## Don't show: 
if (require("rstanarm") && require("rstantools") && require("brms") && require("RcppEigen")) withAutoprint({ # examplesIf
## End(Don't show)
library(performance)

## Don't show: 
}) # examplesIf
## End(Don't show)



cleanEx()
nameEx("r2_coxsnell")
### * r2_coxsnell

flush(stderr()); flush(stdout())

### Name: r2_coxsnell
### Title: Cox & Snell's R2
### Aliases: r2_coxsnell

### ** Examples

model <- glm(vs ~ wt + mpg, data = mtcars, family = "binomial")
r2_coxsnell(model)




cleanEx()
nameEx("r2_efron")
### * r2_efron

flush(stderr()); flush(stdout())

### Name: r2_efron
### Title: Efron's R2
### Aliases: r2_efron

### ** Examples

## Dobson (1990) Page 93: Randomized Controlled Trial:
counts <- c(18, 17, 15, 20, 10, 20, 25, 13, 12) #
outcome <- gl(3, 1, 9)
treatment <- gl(3, 3)
model <- glm(counts ~ outcome + treatment, family = poisson())

r2_efron(model)



cleanEx()
nameEx("r2_ferrari")
### * r2_ferrari

flush(stderr()); flush(stdout())

### Name: r2_ferrari
### Title: Ferrari's and Cribari-Neto's R2
### Aliases: r2_ferrari r2_ferrari.default

### ** Examples

## Don't show: 
if (require("betareg")) withAutoprint({ # examplesIf
## End(Don't show)
data("GasolineYield", package = "betareg")
model <- betareg::betareg(yield ~ batch + temp, data = GasolineYield)
r2_ferrari(model)
## Don't show: 
}) # examplesIf
## End(Don't show)



cleanEx()
nameEx("r2_kullback")
### * r2_kullback

flush(stderr()); flush(stdout())

### Name: r2_kullback
### Title: Kullback-Leibler R2
### Aliases: r2_kullback r2_kullback.glm

### ** Examples

model <- glm(vs ~ wt + mpg, data = mtcars, family = "binomial")
r2_kullback(model)



cleanEx()
nameEx("r2_loo")
### * r2_loo

flush(stderr()); flush(stdout())

### Name: r2_loo
### Title: LOO-adjusted R2
### Aliases: r2_loo r2_loo_posterior r2_loo_posterior.brmsfit
###   r2_loo_posterior.stanreg

### ** Examples

## Don't show: 
if (require("rstanarm") && require("rstantools")) withAutoprint({ # examplesIf
## End(Don't show)
model <- suppressWarnings(rstanarm::stan_glm(
  mpg ~ wt + cyl,
  data = mtcars,
  chains = 1,
  iter = 500,
  refresh = 0,
  show_messages = FALSE
))
r2_loo(model)
## Don't show: 
}) # examplesIf
## End(Don't show)



cleanEx()
nameEx("r2_mcfadden")
### * r2_mcfadden

flush(stderr()); flush(stdout())

### Name: r2_mcfadden
### Title: McFadden's R2
### Aliases: r2_mcfadden

### ** Examples

if (require("mlogit")) {
  data("Fishing", package = "mlogit")
  Fish <- mlogit.data(Fishing, varying = c(2:9), shape = "wide", choice = "mode")

  model <- mlogit(mode ~ price + catch, data = Fish)
  r2_mcfadden(model)
}



cleanEx()
nameEx("r2_mckelvey")
### * r2_mckelvey

flush(stderr()); flush(stdout())

### Name: r2_mckelvey
### Title: McKelvey & Zavoinas R2
### Aliases: r2_mckelvey

### ** Examples

## Dobson (1990) Page 93: Randomized Controlled Trial:
counts <- c(18, 17, 15, 20, 10, 20, 25, 13, 12) #
outcome <- gl(3, 1, 9)
treatment <- gl(3, 3)
model <- glm(counts ~ outcome + treatment, family = poisson())

r2_mckelvey(model)



cleanEx()
nameEx("r2_mlm")
### * r2_mlm

flush(stderr()); flush(stdout())

### Name: r2_mlm
### Title: Multivariate R2
### Aliases: r2_mlm

### ** Examples

model <- lm(cbind(qsec, drat) ~ wt + mpg + cyl, data = mtcars)
r2_mlm(model)

model_swap <- lm(cbind(wt, mpg, cyl) ~ qsec + drat, data = mtcars)
r2_mlm(model_swap)




cleanEx()
nameEx("r2_nagelkerke")
### * r2_nagelkerke

flush(stderr()); flush(stdout())

### Name: r2_nagelkerke
### Title: Nagelkerke's R2
### Aliases: r2_nagelkerke

### ** Examples

model <- glm(vs ~ wt + mpg, data = mtcars, family = "binomial")
r2_nagelkerke(model)



cleanEx()
nameEx("r2_nakagawa")
### * r2_nakagawa

flush(stderr()); flush(stdout())

### Name: r2_nakagawa
### Title: Nakagawa's R2 for mixed models
### Aliases: r2_nakagawa

### ** Examples

## Don't show: 
if (require("lme4")) withAutoprint({ # examplesIf
## End(Don't show)
model <- lme4::lmer(Sepal.Length ~ Petal.Length + (1 | Species), data = iris)
r2_nakagawa(model)
r2_nakagawa(model, by_group = TRUE)
## Don't show: 
}) # examplesIf
## End(Don't show)



cleanEx()
nameEx("r2_somers")
### * r2_somers

flush(stderr()); flush(stdout())

### Name: r2_somers
### Title: Somers' Dxy rank correlation for binary outcomes
### Aliases: r2_somers

### ** Examples





cleanEx()
nameEx("r2_tjur")
### * r2_tjur

flush(stderr()); flush(stdout())

### Name: r2_tjur
### Title: Tjur's R2 - coefficient of determination (D)
### Aliases: r2_tjur

### ** Examples

model <- glm(vs ~ wt + mpg, data = mtcars, family = "binomial")
r2_tjur(model)




cleanEx()
nameEx("r2_xu")
### * r2_xu

flush(stderr()); flush(stdout())

### Name: r2_xu
### Title: Xu' R2 (Omega-squared)
### Aliases: r2_xu

### ** Examples

model <- lm(Sepal.Length ~ Petal.Length + Species, data = iris)
r2_xu(model)



cleanEx()
nameEx("r2_zeroinflated")
### * r2_zeroinflated

flush(stderr()); flush(stdout())

### Name: r2_zeroinflated
### Title: R2 for models with zero-inflation
### Aliases: r2_zeroinflated

### ** Examples




cleanEx()
nameEx("simulate_residuals")
### * simulate_residuals

flush(stderr()); flush(stdout())

### Name: simulate_residuals
### Title: Simulate randomized quantile residuals from a model
### Aliases: simulate_residuals residuals.performance_simres

### ** Examples

## Don't show: 
if (require("DHARMa")) withAutoprint({ # examplesIf
## End(Don't show)
m <- lm(mpg ~ wt + cyl + gear + disp, data = mtcars)
simulate_residuals(m)

# extract residuals
head(residuals(simulate_residuals(m)))
## Don't show: 
}) # examplesIf
## End(Don't show)



cleanEx()
nameEx("test_performance")
### * test_performance

flush(stderr()); flush(stdout())

### Name: test_bf
### Title: Test if models are different
### Aliases: test_bf test_bf.default test_likelihoodratio test_lrt
###   test_performance test_vuong test_wald

### ** Examples

# Nested Models
# -------------
m1 <- lm(Sepal.Length ~ Petal.Width, data = iris)
m2 <- lm(Sepal.Length ~ Petal.Width + Species, data = iris)
m3 <- lm(Sepal.Length ~ Petal.Width * Species, data = iris)

test_performance(m1, m2, m3)

test_bf(m1, m2, m3)
test_wald(m1, m2, m3) # Equivalent to anova(m1, m2, m3)

# Equivalent to lmtest::lrtest(m1, m2, m3)
test_likelihoodratio(m1, m2, m3, estimator = "ML")

# Equivalent to anova(m1, m2, m3, test='LRT')
test_likelihoodratio(m1, m2, m3, estimator = "OLS")

if (require("CompQuadForm")) {
  test_vuong(m1, m2, m3) # nonnest2::vuongtest(m1, m2, nested=TRUE)

  # Non-nested Models
  # -----------------
  m1 <- lm(Sepal.Length ~ Petal.Width, data = iris)
  m2 <- lm(Sepal.Length ~ Petal.Length, data = iris)
  m3 <- lm(Sepal.Length ~ Species, data = iris)

  test_performance(m1, m2, m3)
  test_bf(m1, m2, m3)
  test_vuong(m1, m2, m3) # nonnest2::vuongtest(m1, m2)
}

# Tweak the output
# ----------------
test_performance(m1, m2, m3, include_formula = TRUE)


# SEM / CFA (lavaan objects)
# --------------------------
# Lavaan Models
if (require("lavaan")) {
  structure <- " visual  =~ x1 + x2 + x3
                 textual =~ x4 + x5 + x6
                 speed   =~ x7 + x8 + x9

                  visual ~~ textual + speed "
  m1 <- lavaan::cfa(structure, data = HolzingerSwineford1939)

  structure <- " visual  =~ x1 + x2 + x3
                 textual =~ x4 + x5 + x6
                 speed   =~ x7 + x8 + x9

                  visual ~~ 0 * textual + speed "
  m2 <- lavaan::cfa(structure, data = HolzingerSwineford1939)

  structure <- " visual  =~ x1 + x2 + x3
                 textual =~ x4 + x5 + x6
                 speed   =~ x7 + x8 + x9

                  visual ~~ 0 * textual + 0 * speed "
  m3 <- lavaan::cfa(structure, data = HolzingerSwineford1939)

  test_likelihoodratio(m1, m2, m3)

  # Different Model Types
  # ---------------------
  if (require("lme4") && require("mgcv")) {
    m1 <- lm(Sepal.Length ~ Petal.Length + Species, data = iris)
    m2 <- lmer(Sepal.Length ~ Petal.Length + (1 | Species), data = iris)
    m3 <- gam(Sepal.Length ~ s(Petal.Length, by = Species) + Species, data = iris)

    test_performance(m1, m2, m3)
  }
}




### * <FOOTER>
###
cleanEx()
options(digits = 7L)
base::cat("Time elapsed: ", proc.time() - base::get("ptime", pos = 'CheckExEnv'),"\n")
grDevices::dev.off()
###
### Local variables: ***
### mode: outline-minor ***
### outline-regexp: "\\(> \\)?### [*]+" ***
### End: ***
quit('no')
